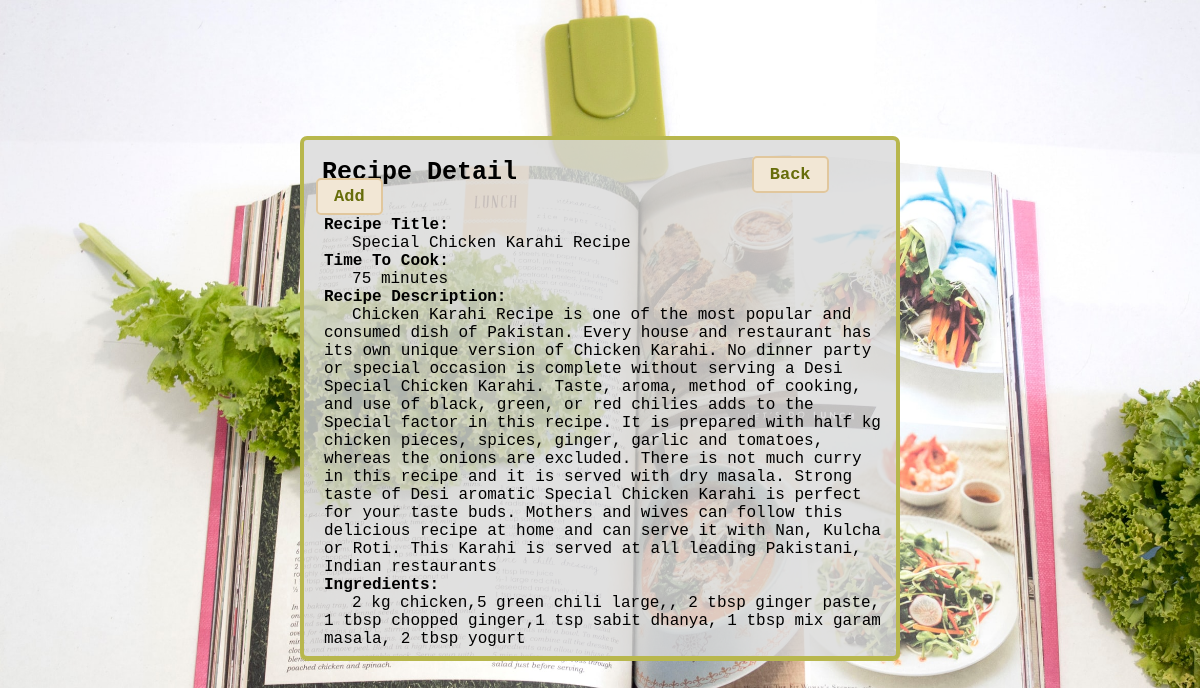
Page /readmore.php?id=1 on the committed database.
### tables this page shows
CREATE TABLE `allrecipe` (
  `id` int(4) NOT NULL,
  `title` varchar(100) NOT NULL,
  `time` int(2) NOT NULL,
  `description` varchar(1000) NOT NULL,
  `ingredients` varchar(500) NOT NULL
);

### readmore.php (the view, shortened to what this page needs)
<?php include("assests/database/connection.php")?>
<?php
    if(isset($_GET['id']) && $_GET['id'] >= 1)
    {
        $query = "SELECT * FROM allrecipe ";
    $query .= "WHERE id={$_GET['id']}";
    $result  = mysqli_query($connection, $query);
    $row = mysqli_fetch_assoc($result);
    $output = " <p>Recipe Title:</p>
    <p class='detail'>{$row['title']}</p>
    <p>Time To Cook:</p>
    <p class='detail'>{$row['time']} minutes</p>
    <p>Recipe Description:</p>
    <p class='detail'>{$row['description']}</p>
    <p>Ingredients:</p>
    <p class='detail'>{$row['ingredients']}</p>";
    }
?>
<?php include("includes/header.php"); ?>
<?php include("includes/more.php"); ?>
<?php include("includes/footer.php"); ?>

### assests/main.css (style rules this page uses)
* { margin:0px; padding:0px; font-family: courier,sans-serif;; box-sizing:border-box; font-weight:thicker; }
body { background-image:url("image/recipe.jpg"); background-repeat:no-repeat; background-attachment:fixed; background-size:cover; }
.detail { font-weight:normal; text-indent:5%; }

### rows in the picture
allrecipe: title "Special Chicken Karahi Recipe", time "75", description "Chicken Karahi Recipe is one of the most popular and consumed dish of Pakistan. Every house and restaurant has its own unique version of Chicken Karahi. No dinner party or special occasion is complete without serving a Desi Special Chicken Karahi. Taste, aroma, method of cooking, and use of black, green, or red chilies adds to the Special factor in this recipe. It is prepared with half kg chicken pieces, spices, ginger, garlic and tomatoes, whereas the onions are excluded. There is not much curry in this recipe and it is served with dry masala. Strong taste of Desi aromatic Special Chicken Karahi is perfect for your taste buds. Mothers and wives can follow this delicious recipe at home and…", ingredients "2 kg chicken,5 green chili large,, 2 tbsp ginger paste, 1 tbsp chopped ginger,1 tsp sabit dhanya, 1 tbsp mix garam masala, 2 tbsp yogurt"
